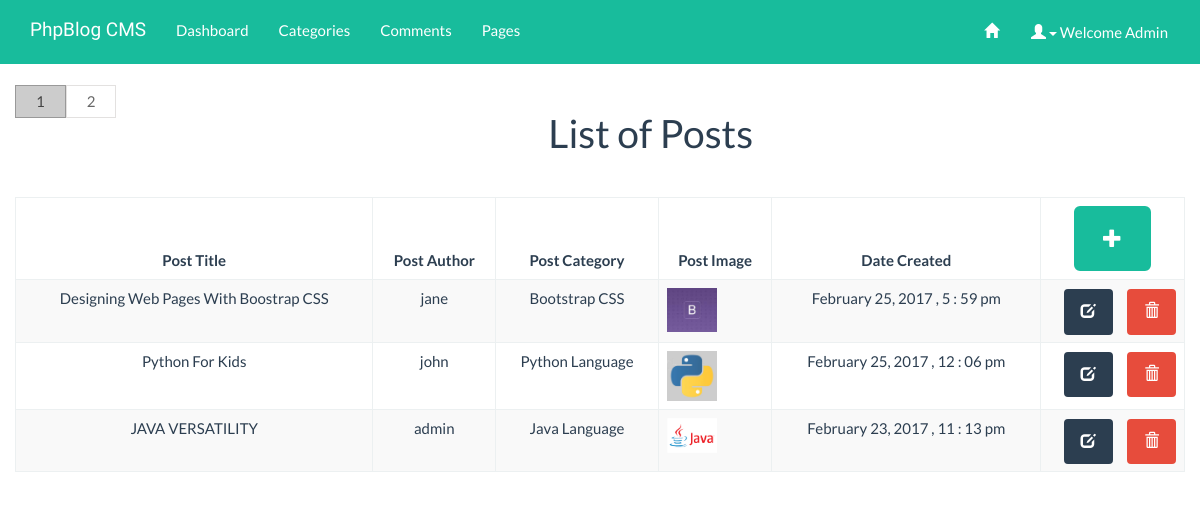
The page /admin/index.php (signed in) on the database its author committed.
### tables this page shows
CREATE TABLE `posts` (
  `postid` int(11) NOT NULL,
  `posttitle` varchar(100) NOT NULL,
  `postcontent` text NOT NULL,
  `category` int(11) NOT NULL,
  `author` int(11) NOT NULL,
  `posttag` varchar(255) DEFAULT NULL,
  `postdate` timestamp NOT NULL DEFAULT CURRENT_TIMESTAMP,
  `postimage` varchar(255) DEFAULT NULL
);

CREATE TABLE `user` (
  `id` int(11) NOT NULL,
  `username` varchar(30) NOT NULL,
  `firstname` varchar(50) DEFAULT NULL,
  `lastname` text,
  `email` varchar(70) NOT NULL,
  `address` varchar(255) DEFAULT NULL,
  `userimage` varchar(255) DEFAULT NULL,
  `password` varchar(255) NOT NULL,
  `user_role` int(11) NOT NULL DEFAULT '1'
);

CREATE TABLE `category` (
  `catid` int(11) NOT NULL,
  `catname` varchar(100) NOT NULL
);

### bootstrap.php (called while the page is built, shortened)
<?php
spl_autoload_register(function ($class){
  $classPath = str_replace('\\','/',$class);
});
function formatDate($date)
{
  return date('F j, Y , g : i a',strtotime($date));
}

### inc/Database.php (called while the page is built, shortened)
<?php
class Database
{
	private static $instance;
	private $dbh;
  private function __construct() {
    try {
        $this->dbh = new PDO(DSN,DB_USER,DB_PASS);
        $this->dbh->setAttribute( PDO::ATTR_ERRMODE, PDO::ERRMODE_WARNING );
        $this->dbh->setAttribute(PDO::ATTR_DEFAULT_FETCH_MODE, PDO::FETCH_ASSOC);
        $this->dbh->exec("SET NAMES 'utf8'");
        return true;
    } catch (PDOException $e) {
        return $e->getMessage();
    }
    }
  public static function getInstance() {
        if(!self::$instance) {
            self::$instance = new Database();
        }
        return self::$instance;
    }
  public function getAll($sql, $params=[]){
    try
    {
        $stmt = $this->dbh->prepare($sql);
        $stmt->execute($params);
        return $stmt->fetchAll();
    } catch (PDOException $e)
    {
        throw new Exception($e->getMessage());
    }
    }
public function countRows($sql,$params)
{
  $stmt = $this->dbh->prepare($sql);
        $stmt->execute($params);
  return $stmt->rowCount();
}
  public function disconnect() {
        $this->dbh = null;
    }
}

### inc/Post.php (called while the page is built, shortened)
<?php
require_once("Database.php");
class Post extends Database
{
	private $db;
	function __construct()
	{
		$this->db = Database::getInstance();
	}
	public function getPosts()
	{
		$sql = "SELECT posttitle,postcontent,postdate,postid,postimage,catname,username FROM posts p
       JOIN category c, user u WHERE p.category = c.catid AND p.author = u.id Order by postdate desc";
		$params=[];
		return $this->db->getAll($sql,$params);
	}
	public function postCount()
	{
		$sql = "SELECT posttitle,postcontent,postdate,postid,postimage,catname,username FROM posts p
       JOIN category c, user u WHERE p.category = c.catid AND p.author = u.id Order by postdate desc";
		$params=[];
		return $this->db->countRows($sql,$params);
	}
}

### admin/index.php (the view, shortened to what this page needs)
<?php
require_once(ROOT ."bootstrap.php");
    include(TEMPLATE_BACK ."header.php");
      ?>
      <?php include(TEMPLATE_BACK ."navigation.php"); ?>
    <div class="container">
<?php
$db = new Post;
$all = $db->getPosts();
$total = $db->PostCount();
$post_count = 3;
?>
  <div class="row">
   <div class="row pagedisplay pull-left">
          <?php
              $posts = Pagination::do_pagination('.',$total,$post_count,$all);
                 ?>
              </div>
  <h1 class="page-header text-center">List of Posts</h1>
<div class="row">
  <div class="col-md-12">
    <?php if (!empty($posts)) {?>
    <table class="table table-bordered table-striped">
      <thead>
        <tr>
          <th class="text-center">Post Title</th>
          <th class="text-center">Post Author</th>
          <th class="text-center">Post Category</th>
          <th class="text-center">Post Image</th>
          <th class="text-center">Date Created</th>
          <th class="text-center"><a href="createPost" class="btn btn-success btn-lg"><span class="glyphicon glyphicon-plus"></span></a></th>
        </tr>
        <tbody>
        <?php foreach($posts as $post):?>
          <tr>
            <td class="text-center"><?=$post['posttitle']?></td>
            <td class="text-center"><?=$post['username']?></td>
            <td class="text-center"><?=$post['catname']?></td>
            <td class="text-center">
            <?php if(isset($post['postimage'])):?>
            <img src="<?=BASE_URL?>images/<?=$post['postimage']?>" class="img-responsive" width="50">
            <?php endif;?>
            </td>
            <td class="text-center"><?=formatDate($post['postdate'])?></td>
              <td class="text-center">
              <a href="post/editPost.php?edit=<?php echo $post['postid'];?>" class="glyphicon glyphicon-edit btn btn-primary"></a>
            <a href="index.php?delete=<?php echo $post['postid'];?>" class="glyphicon glyphicon-trash btn btn-danger pull-right" onclick="return confirm('Are you sure?');"></a></td>
          </tr>
          <?php endforeach;?>
        </tbody>
      </thead>
    </table>
<?php }else{?>
    <div class="alert alert-info text-center">
      <?php echo "<h4>"."No posts to display"."</h4>";?>
    </div>
  <?php }?>
  </div>
</div>
  </div>
    </div>
  <?php include(TEMPLATE_BACK ."footer.php");?>

### assets/admin/style.css (style rules this page uses)
body { padding-top: 70px; }

### inc/back/header.php (style rules this page uses)
.pagedisplay { text-align: right; margin: 1em 0; }

### rows shown on the page
posts: posttitle "Designing Web Pages With Boostrap CSS", author.username "jane", category.catname "Bootstrap CSS", postimage (picture), postdate "February 25, 2017 , 5 : 59 pm"
posts: posttitle "Python For Kids", author.username "john", category.catname "Python Language", postimage (picture), postdate "February 25, 2017 , 12 : 06 pm"
posts: posttitle "JAVA VERSATILITY", author.username "admin", category.catname "Java Language", postimage (picture), postdate "February 23, 2017 , 11 : 13 pm"

### other values the page prints
$_SESSION['name'] "Admin"
